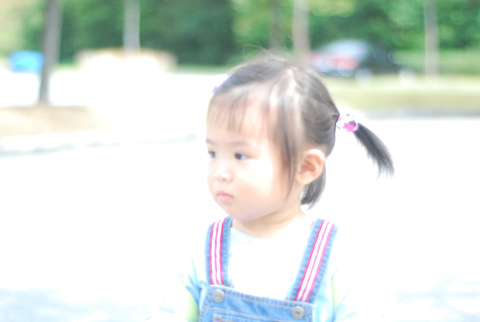
#> input picture img/bright.jpg, 480 x 322 px
$ python histo_clahe.py
#> lines starting #> are read from the running program, lines starting #| are printed output that depends on the picture
# CLAHE 적용 (histo_clahe.py)

import cv2
import numpy as np
import matplotlib.pylab as plt

#--①이미지 읽어서 YUV 컬러스페이스로 변경
img = cv2.imread('../img/bright.jpg')
#> img is the input picture: shape (322, 480, 3); mean B, G, R 216.5, 222.7, 215.1
img_yuv = cv2.cvtColor(img, cv2.COLOR_BGR2YUV)
#> img_yuv: shape (322, 480, 3); mean of channels 0, 1, 2 219.7, 126.4, 123.9

#--② 밝기 채널에 대해서 이퀄라이즈 적용
img_eq = img_yuv.copy()
img_eq[:,:,0] = cv2.equalizeHist(img_eq[:,:,0])
#> img_eq: shape (322, 480, 3); mean of channels 0, 1, 2 156.4, 126.4, 123.9
img_eq = cv2.cvtColor(img_eq, cv2.COLOR_YUV2BGR)
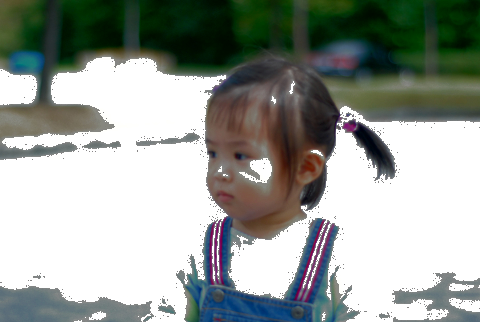
#> img_eq: shape (322, 480, 3); mean B, G, R 153.4, 159.4, 153.2

#--③ 밝기 채널에 대해서 CLAHE 적용
img_clahe = img_yuv.copy()
clahe = cv2.createCLAHE(clipLimit=3.0, tileGridSize=(8,8)) #CLAHE 생성
img_clahe[:,:,0] = clahe.apply(img_clahe[:,:,0])           #CLAHE 적용
#> img_clahe: shape (322, 480, 3); mean of channels 0, 1, 2 203.9, 126.4, 123.9
img_clahe = cv2.cvtColor(img_clahe, cv2.COLOR_YUV2BGR)
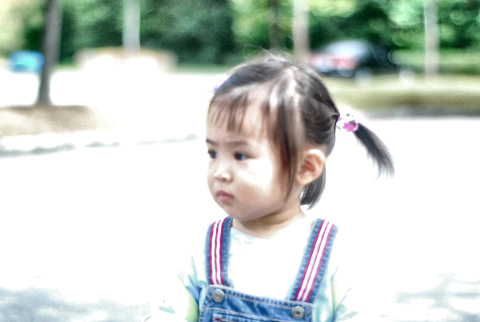
#> img_clahe: shape (322, 480, 3); mean B, G, R 200.7, 206.9, 199.2

#--④ 결과 출력
cv2.imshow('Before', img)
cv2.imshow('CLAHE', img_clahe)
cv2.imshow('equalizeHist', img_eq)
cv2.waitKey()
cv2.destroyAllWindows()
